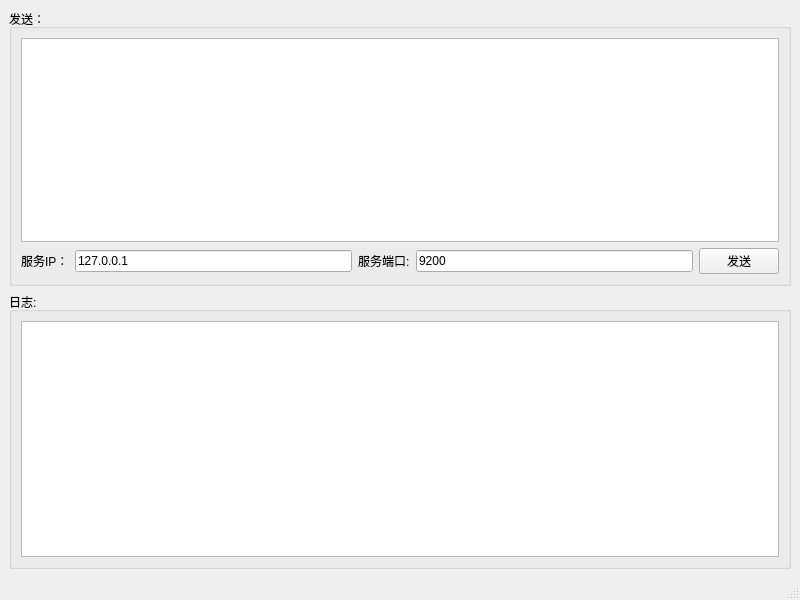
<?xml version="1.0" encoding="UTF-8"?>
<ui version="4.0">
 <class>SoketMainWindow</class>
 <widget class="QMainWindow" name="SoketMainWindow">
  <property name="geometry">
   <rect>
    <x>0</x>
    <y>0</y>
    <width>800</width>
    <height>600</height>
   </rect>
  </property>
  <property name="windowTitle">
   <string>Soket client test</string>
  </property>
  <widget class="QWidget" name="centralwidget">
   <property name="sizePolicy">
    <sizepolicy hsizetype="Expanding" vsizetype="Expanding">
     <horstretch>0</horstretch>
     <verstretch>0</verstretch>
    </sizepolicy>
   </property>
   <layout class="QVBoxLayout" name="verticalLayout_2">
    <item>
     <layout class="QVBoxLayout" name="verticalLayout">
      <property name="sizeConstraint">
       <enum>QLayout::SetDefaultConstraint</enum>
      </property>
      <item>
       <widget class="QGroupBox" name="groupBox_2">
        <property name="sizePolicy">
         <sizepolicy hsizetype="Expanding" vsizetype="Expanding">
          <horstretch>0</horstretch>
          <verstretch>0</verstretch>
         </sizepolicy>
        </property>
        <property name="title">
         <string>发送：</string>
        </property>
        <layout class="QVBoxLayout" name="verticalLayout_4">
         <item>
          <layout class="QVBoxLayout" name="verticalLayout_3">
           <item>
            <widget class="QTextEdit" name="teSend"/>
           </item>
           <item>
            <layout class="QHBoxLayout" name="horizontalLayout_2">
             <item>
              <widget class="QLabel" name="label_3">
               <property name="text">
                <string>服务IP：</string>
               </property>
              </widget>
             </item>
             <item>
              <widget class="QLineEdit" name="leIP">
               <property name="text">
                <string>127.0.0.1</string>
               </property>
              </widget>
             </item>
             <item>
              <widget class="QLabel" name="label">
               <property name="text">
                <string>服务端口:</string>
               </property>
              </widget>
             </item>
             <item>
              <widget class="QLineEdit" name="lePort">
               <property name="text">
                <string>9200</string>
               </property>
              </widget>
             </item>
             <item>
              <widget class="QPushButton" name="pbSend">
               <property name="text">
                <string>发送</string>
               </property>
              </widget>
             </item>
            </layout>
           </item>
          </layout>
         </item>
        </layout>
       </widget>
      </item>
      <item>
       <widget class="QGroupBox" name="groupBox">
        <property name="sizePolicy">
         <sizepolicy hsizetype="Expanding" vsizetype="Preferred">
          <horstretch>0</horstretch>
          <verstretch>0</verstretch>
         </sizepolicy>
        </property>
        <property name="title">
         <string>日志:</string>
        </property>
        <layout class="QVBoxLayout" name="verticalLayout_5">
         <item>
          <widget class="QTextEdit" name="teLog"/>
         </item>
        </layout>
       </widget>
      </item>
     </layout>
    </item>
   </layout>
  </widget>
  <widget class="QMenuBar" name="menubar">
   <property name="geometry">
    <rect>
     <x>0</x>
     <y>0</y>
     <width>800</width>
     <height>22</height>
    </rect>
   </property>
  </widget>
  <widget class="QStatusBar" name="statusbar"/>
 </widget>
 <resources/>
 <connections/>
</ui>
